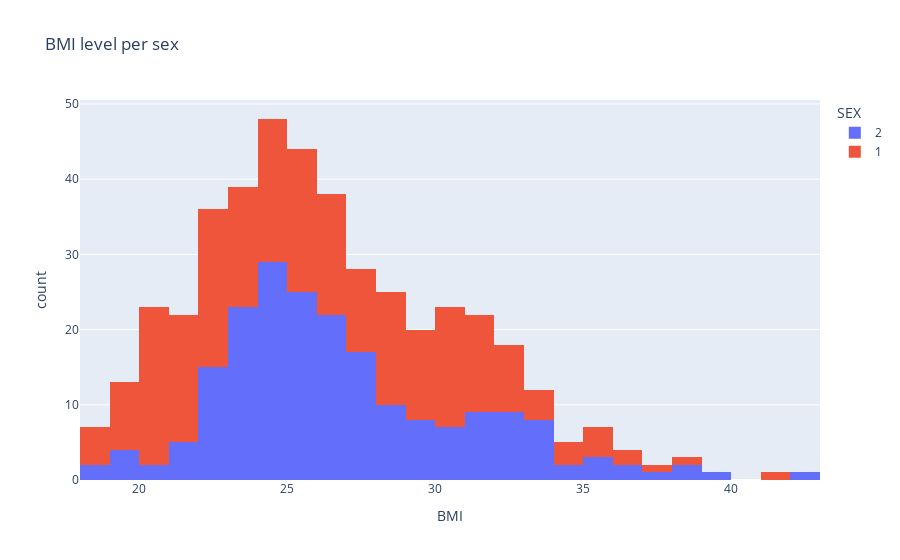

Source (notebook cell):
### Markdown cell above
&#9989; **(6 pt):** Create a histogram for BMI distribution and have it seperated by sex. Make sure to include a title.

### Code cell
## put your code here
px.histogram(SAS, x="BMI",color = 'SEX', title = "BMI level per sex")

### Figure 1 — Plotly figure (JSON) as saved in the notebook; plotly's stock layout.template omitted (floating-point values rounded to 4 significant figures; data arrays with more than 128 entries replaced by an {"elided": "..."} marker saying what was removed)
{"data": [{"alignmentgroup": "True", "bingroup": "x", "hovertemplate": "SEX=2<br>BMI=%{x}<br>count=%{y}<extra></extra>", "legendgroup": "2", "marker": {"color": "#636efa", "pattern": {"shape": ""}}, "name": "2", "offsetgroup": "2", "orientation": "v", "showlegend": true, "type": "histogram", "x": {"elided": "207 float values"}, "xaxis": "x", "yaxis": "y"}, {"alignmentgroup": "True", "bingroup": "x", "hovertemplate": "SEX=1<br>BMI=%{x}<br>count=%{y}<extra></extra>", "legendgroup": "1", "marker": {"color": "#EF553B", "pattern": {"shape": ""}}, "name": "1", "offsetgroup": "1", "orientation": "v", "showlegend": true, "type": "histogram", "x": {"elided": "235 float values"}, "xaxis": "x", "yaxis": "y"}], "layout": {"barmode": "relative", "legend": {"title": {"text": "SEX"}, "tracegroupgap": 0}, "title": {"text": "BMI level per sex"}, "xaxis": {"anchor": "y", "domain": [0, 1], "title": {"text": "BMI"}}, "yaxis": {"anchor": "x", "domain": [0, 1], "title": {"text": "count"}}}}
